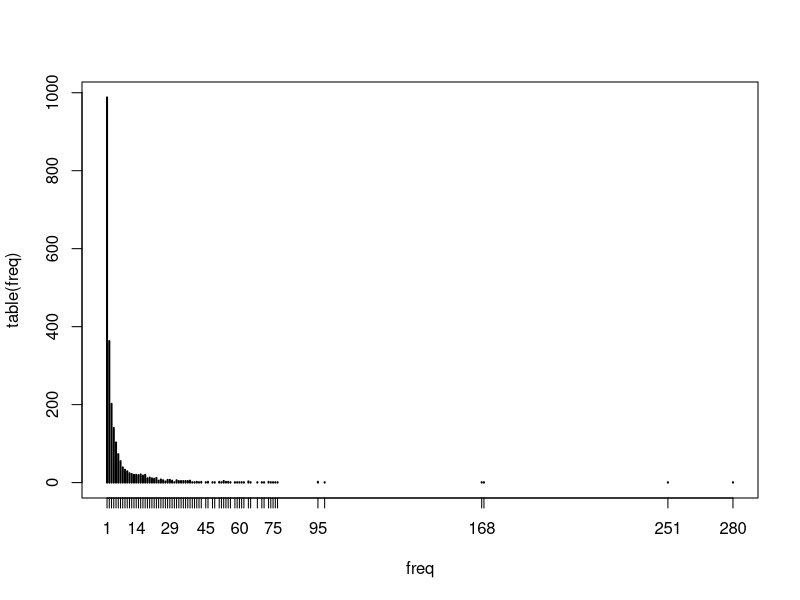
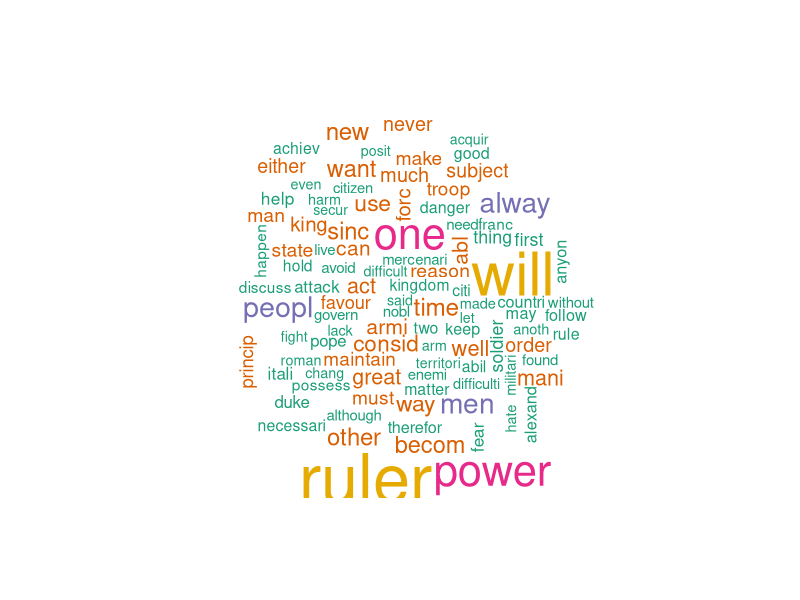

Write the R code that produced these figures, in order.
## ---- chunk 1
library(tm) # Framework for text mining
library(tidyverse) # Data preparation and pipes $>$
library(ggplot2) # for plotting word frequencies
library(wordcloud) # wordclouds!
## ---- chunk 2
getSources()
getReaders()
## ---- chunk 3
docs.df <-read.csv("data/mach.csv", header=TRUE) #read in CSV file
docs.df <- docs.df %>%
  mutate(text = str_conv(text, "UTF-8"))
docs <- Corpus(VectorSource(docs.df$text))
docs
## ---- chunk 4
# see the 16th document
inspect(docs[16])
## ---- chunk 5
dtm <- DocumentTermMatrix(docs,
           control = list(stopwords = TRUE,
                          tolower = TRUE,
                          removeNumbers = TRUE,
                          removePunctuation = TRUE,
                          stemming=TRUE))
## ---- chunk 6
dtm.weighted <- DocumentTermMatrix(docs,
           control = list(weighting =function(x) weightTfIdf(x, normalize = TRUE),
                          stopwords = TRUE,
                          tolower = TRUE,
                          removeNumbers = TRUE,
                          removePunctuation = TRUE,
                          stemming=TRUE))
## ---- chunk 7
inspect(dtm[1:5,1:5])
inspect(dtm.weighted[1:5,1:5])
## ---- chunk 8
# how many documents? how many terms?
dim(dtm)
## ---- chunk 9
 # how many terms?
freq <- colSums(as.matrix(dtm))
freq[1:5]
length(freq)
## ---- chunk 10
# order
sorted <- sort(freq, decreasing = T)

# Most frequent terms
head(sorted)

# Least frequent
tail(sorted)
## ---- chunk 11
# frequency of frenquencies
head(table(freq),15)
tail(table(freq),15)

# plot
plot(table(freq))
## ---- chunk 12
# Have a look at common words
findFreqTerms(dtm, lowfreq=50) # words that appear at least 100 times

# Which words correlate with "war"?
findAssocs(dtm, "war", 0.3)
## ---- chunk 13
# wordcoulds!
set.seed(123)
wordcloud(names(sorted), sorted, max.words=100, colors=brewer.pal(6,"Dark2"))
## ---- chunk 14
dtm.s <- removeSparseTerms(dtm,.9)
dtm 
dtm.s 
## ---- chunk 15
# coerce into dataframe
dtm <- as.data.frame(as.matrix(dtm))
names(dtm)[1:10]  # names of documents

# write csv
write.csv(dtm, "dtm.csv", row.names = F)
